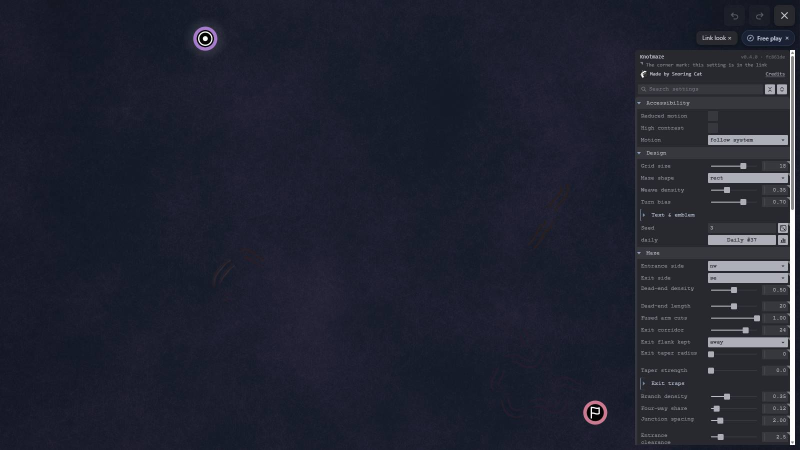
#> input picture .claude/probes/K1444/g2_50.jpg, 1600 x 900 px (shown at 1/2 size)
$ python recol.py ../K1444/g2_50.jpg ../K1444/g2_64.jpg
#> lines starting #> are read from the running program, lines starting #| are printed output that depends on the picture
# K1460 s5: map a gf shot's thread colour onto today's (per channel, background -> background, gf's plateau e195e8 -> today's cc7ac0;
# the ?3 jB thread's colours, K1389), so a fade can be compared without the colour difference.
#   python recol.py <gf shot.png> <out.png>
import sys
import numpy as np
from PIL import Image
src, out = sys.argv[1], sys.argv[2]
a = np.asarray(Image.open(src).convert("RGB")).astype(float)
bg = np.array([0x15, 0x1b, 0x28], float); g = np.array([0xe1, 0x95, 0xe8], float); t = np.array([0xcc, 0x7a, 0xc0], float)
# per channel affine map bg->bg, gf plateau->today plateau
b = bg + (a - bg) * (t - bg) / (g - bg)
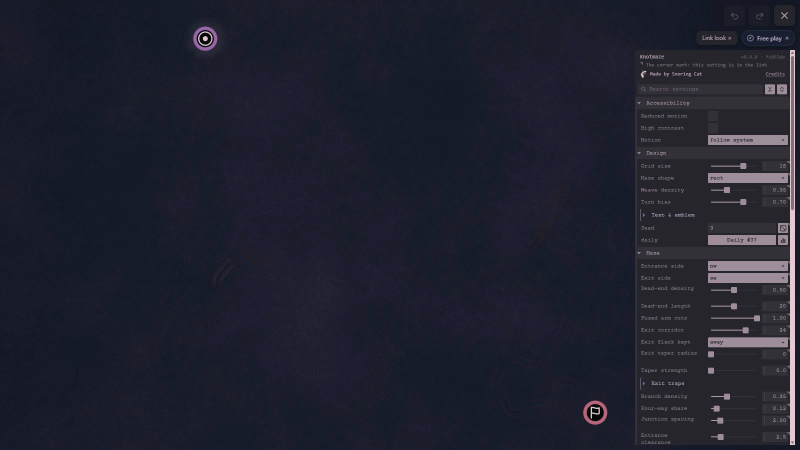
#> b: shape (900, 1600, 3) float64 (shown at 1/2 size); mean R, G, B 31.8, 33.6, 47.1
Image.fromarray(np.clip(b, 0, 255).astype(np.uint8)).save(out)

$ run again, on .claude/probes/K1444/w_h_fl014_01.jpg
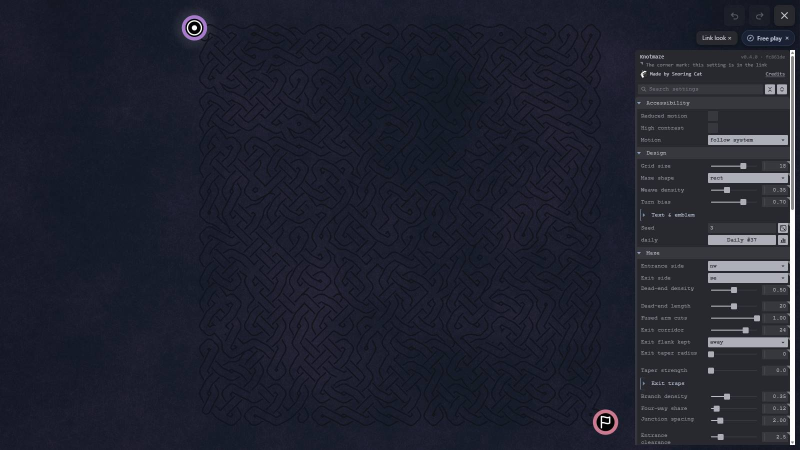
#> input picture .claude/probes/K1444/w_h_fl014_01.jpg, 1600 x 900 px (shown at 1/2 size)
#> `b = bg + (a - bg) * (t - bg) / (g - bg)`:
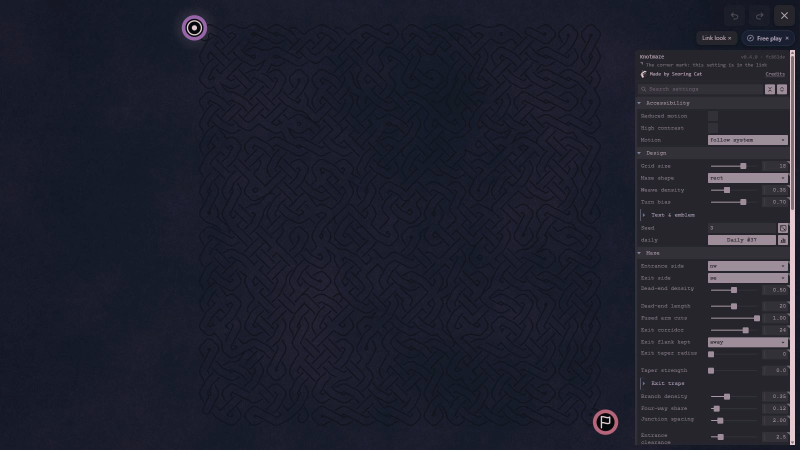
#> b: shape (900, 1600, 3) float64 (shown at 1/2 size); mean R, G, B 31.2, 32.8, 46

$ run again, on .claude/probes/K1444/live_fill_A.png
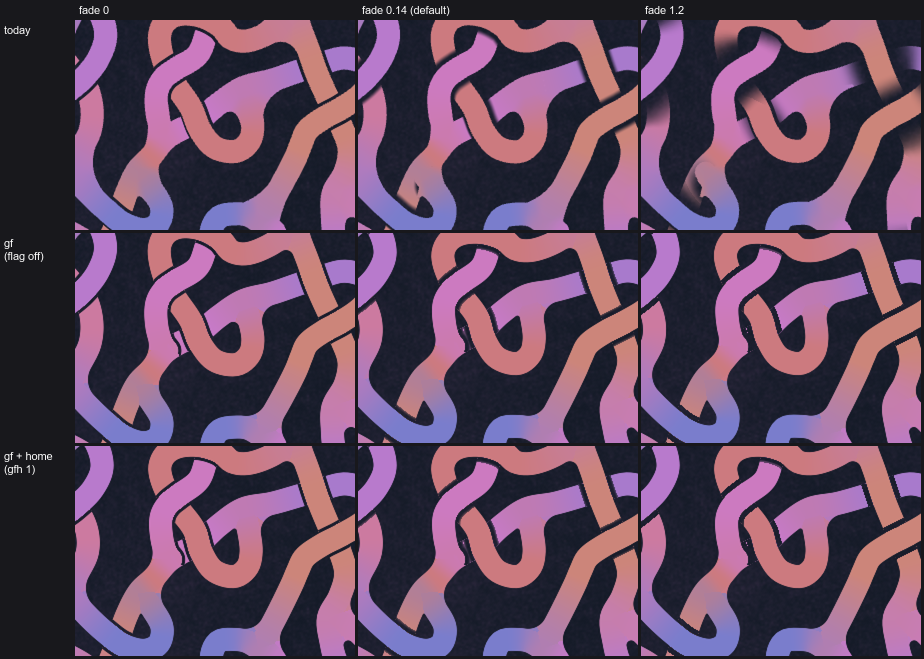
#> input picture .claude/probes/K1444/live_fill_A.png, 1848 x 1318 px (shown at 1/2 size)
#> `b = bg + (a - bg) * (t - bg) / (g - bg)`:
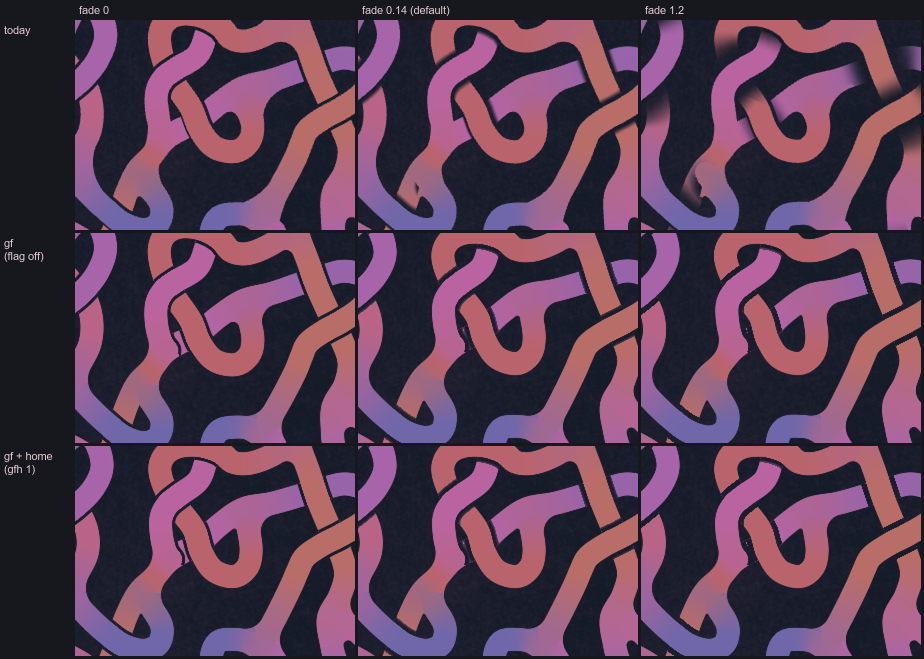
#> b: shape (1318, 1848, 3) float64 (shown at 1/2 size); mean R, G, B 91.6, 62.4, 84.6
